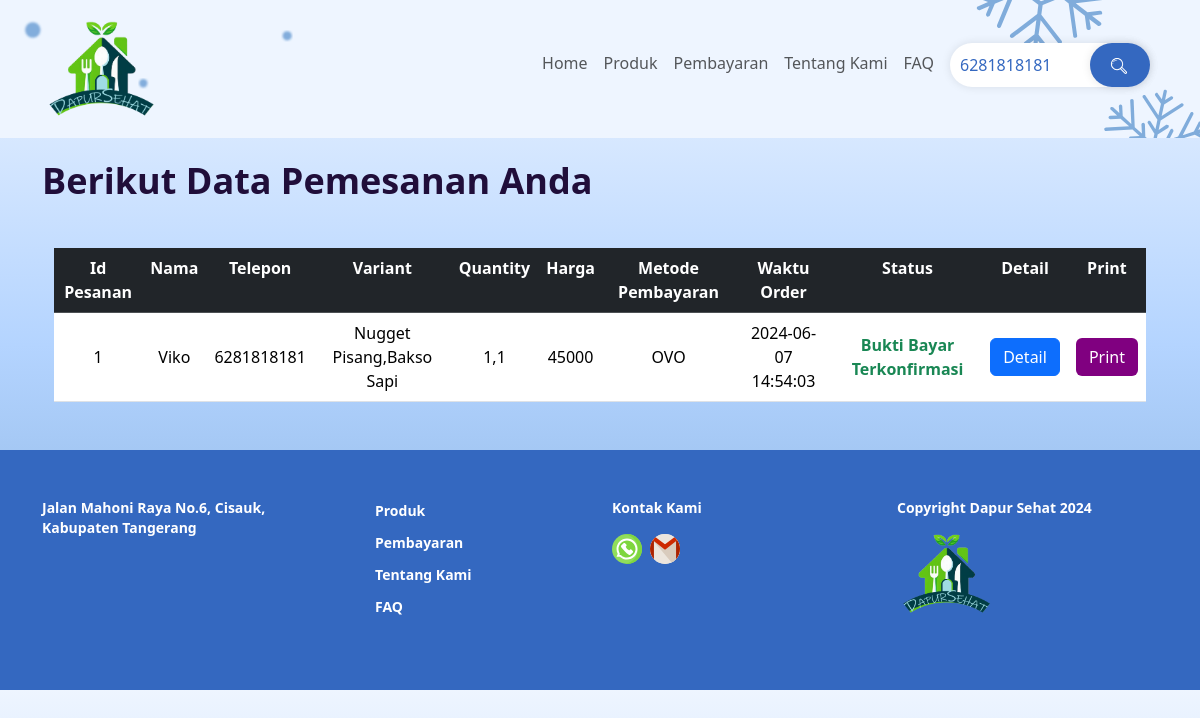
Page /cari-pesanan.php?tcari=6281818181 on the earlier database version.
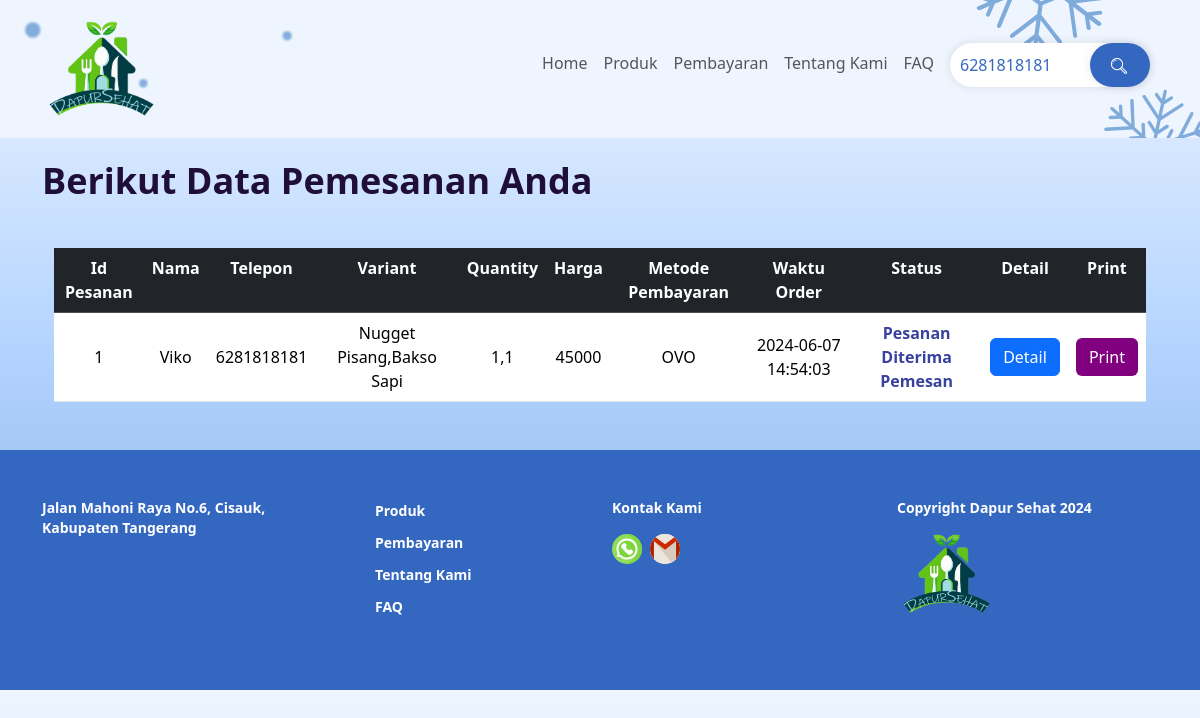
Same page on the later database version.
### tables this page shows
CREATE TABLE `orders` (
  `id` int(11) NOT NULL,
  `nama` varchar(50) NOT NULL,
  `telepon` varchar(50) NOT NULL,
  `email` varchar(50) DEFAULT NULL,
  `wilayah` varchar(50) NOT NULL,
  `alamat` varchar(225) NOT NULL,
  `mtdBayar` varchar(50) NOT NULL,
  `order_date` timestamp NOT NULL DEFAULT current_timestamp(),
  `status` varchar(70) DEFAULT 'Menunggu Bukti Pembayaran'
);

### public/cari-pesanan.php (the view, shortened to what the changed rows need)
<!DOCTYPE html>
<html lang="en">
<head>
    <link href="https://cdn.jsdelivr.net/npm/bootstrap@5.3.3/dist/css/bootstrap.min.css" rel="stylesheet">
    <link rel="stylesheet" href="https://cdn.jsdelivr.net/npm/bootstrap-icons@1.11.3/font/bootstrap-icons.min.css">
    <link rel="stylesheet" href="https://unpkg.com/aos@next/dist/aos.css" />
    <link rel="stylesheet" href="css/style.css">
</head>
<body>
    <section id="tabelCariPesanan">
        <div class="container py-2">
            <h1 class="title py-2">Berikut Data Pemesanan Anda</h1>
            <div class="container py-4 table-responsive">
                <main>
                    <table class="table table-hover text-center" data-aos="fade-down">
                        <tr class="table-dark">
                            <th>Id Pesanan</th>
                            <th>Nama</th>
                            <th>Telepon</th>
                            <th>Variant</th>
                            <th>Quantity</th>
                            <th>Harga</th>
                            <th>Metode Pembayaran</th>
                            <th>Waktu Order</th>
                            <th>Status</th>
                            <th>Detail</th>
                            <th>Print</th>
                        </tr>
                        <?php
                        if (isset($_GET['tcari'])) {
                            $keyword = mysqli_real_escape_string($db, $_GET['tcari']);
                            $query = "SELECT
                                        o.id,
                                        o.nama,
                                        o.telepon,
                                        o.email,
                                        o.wilayah,
                                        o.alamat,
                                        o.mtdBayar,
                                        o.order_date,
                                        o.status,
                                        GROUP_CONCAT(oi.product_id) AS product_id,
                                        GROUP_CONCAT(p.variant) AS variant,
                                        GROUP_CONCAT(oi.quantity) AS quantity,
                                        SUM(oi.harga_orders) AS harga_orders
                                    FROM
                                        orders o
                                    JOIN
                                        order_items oi ON o.id = oi.order_id
                                    JOIN
                                        products p ON oi.product_id = p.id
                                    WHERE
                                        o.telepon LIKE '%$keyword%'
                                    GROUP BY
                                        o.id, o.nama, o.telepon, o.email, o.wilayah, o.alamat, o.mtdBayar, o.order_date, o.status";
                            $result = mysqli_query($db, $query);
                            if ($result) {
                                $num_rows = mysqli_num_rows($result);
                                if ($num_rows > 0) {
                                    while ($row = mysqli_fetch_assoc($result)) {
                                        $detail_id = "detail_" . $row["id"];
                                        $status_class = "";
                                        switch ($row["status"]) {
                                            case 'Bukti Bayar Terkonfirmasi':
                                                $status_class = "style='color: #198754; font-weight: bold;'";
                                                break;
                                            case 'Pesanan Diterima Pemesan':
                                                $status_class = "style='color: #38419D; font-weight: bold;'";
                                                break;
                                        }
                                        echo "<tr>
                                                <td class='align-middle'>" . $row["id"] . "</td>
                                                <td class='align-middle'>" . $row["nama"] . "</td>
                                                <td class='align-middle'>" . $row["telepon"] . "</td>
                                                <td class='align-middle'>" . $row["variant"] . "</td>
                                                <td class='align-middle'>" . $row["quantity"] . "</td>
                                                <td class='align-middle'>" . $row["harga_orders"] . "</td>
                                                <td class='align-middle'>" . $row["mtdBayar"] . "</td>
                                                <td class='align-middle'>" . $row["order_date"] . "</td>
                                                <td class='align-middle' {$status_class}>" . $row["status"] . "</td>
                                                <td class='align-middle'>
                                                    <button class='btn btn-primary text-white' data-bs-toggle='modal' data-bs-target='#" . $detail_id . "'>Detail</button>
                                                </td>
                                                <td class='align-middle'>
                                                    <a class='btn text-white' href='../print-order.php?order_id=" .  $row["id"] . "' style='background-color: purple';>Print</a>
                                                </td>
                                            </tr>";
                                    }
                                } else {
                                    echo "<tr><td colspan='11'>Tidak ada hasil pencarian untuk '" . htmlspecialchars($keyword, ENT_QUOTES) . "'</td></tr>";
                                }
                            } else {
                                echo '<tr><td colspan="11">Terjadi kesalahan dalam mengambil data.</td></tr>';
                            }
                        } else {
                            echo '<tr><td colspan="11">Tidak ada data.</td></tr>';
                        }
                        ?>
                    </table>
                </main>
            </div>
        </div>
    </section>
</body>
</html>

Differences in the rows shown:
changed orders "Viko": status "Bukti Bayar Terkonfirmasi" → "Pesanan Diterima Pemesan"
